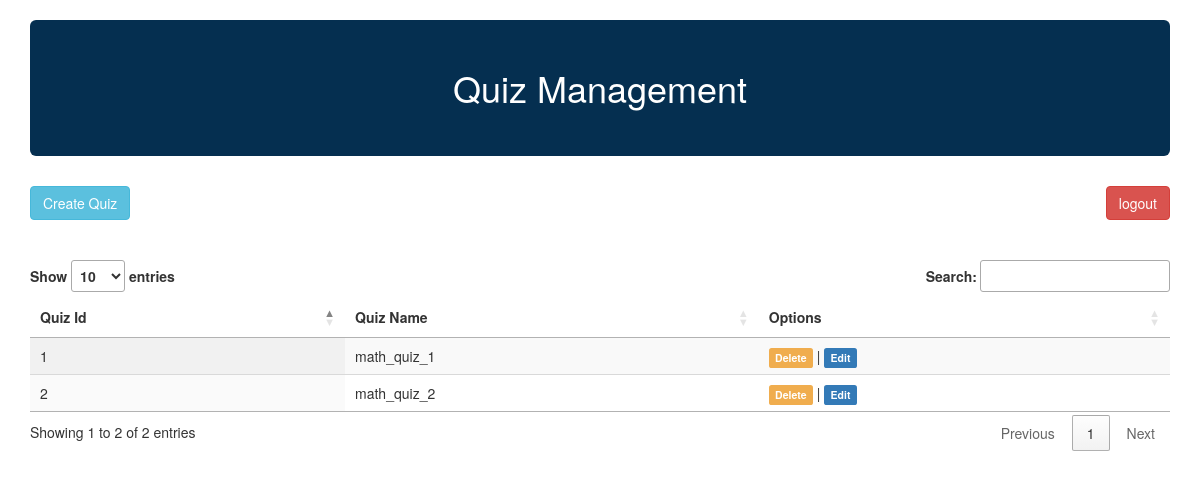
The page /quiz_management (signed in) on the database its author committed.
### app.py (models this page shows, shortened)
class Quiz(db.Model):
    id = db.Column(db.Integer, primary_key=True)
    name = db.Column(db.String(80), nullable=False, unique=True)
    teacher_id = db.Column(db.Integer, db.ForeignKey('teacher.id'),
                           nullable=False)

### app.py (the view, shortened to what this page needs)
@app.route("/quiz_management", methods=['POST', 'GET'])
@app.route("/quiz_management/<string:username>", methods=['POST', 'GET'])
@app.route("/quiz_management/<int:quiz_id>", methods=['POST', 'GET'])
def quiz_management(username=None, quiz_id=None):
    if username is None and quiz_id is None:
        quiz_id = session['id']
        quizes = Quiz.query.filter_by(teacher_id=quiz_id)
        quiz_details = list()
        for quiz in quizes:
            quiz_details.append({'quiz_id': quiz.id, 'name': quiz.name})
        return render_template("quiz_management.html", quiz_details=quiz_details)

### templates/quiz_management.html (shortened to what this page needs)
<!DOCTYPE html>
<html lang="en">
   <head>
      <link rel="stylesheet" href="https://maxcdn.bootstrapcdn.com/bootstrap/3.3.7/css/bootstrap.min.css">
      <link rel="stylesheet" href="//cdn.datatables.net/1.10.19/css/jquery.dataTables.min.css">
      <link rel="stylesheet" href="https://code.jquery.com/ui/1.12.1/themes/base/jquery-ui.css">
      <link rel="stylesheet" href="https://cdn.datatables.net/1.10.19/css/dataTables.jqueryui.min.css">
   </head>
   <body class="container">
      <h1 class="jumbotron text-center" style="background-color: #052f50;color:white;">Quiz Management</h1>
      <form action="/logout" method="POST" >
         <input type="submit" value="logout" class="btn btn-danger" style="float: right;">
         <div class="btn-group">
            <a href = "/create_quiz" class="btn btn-info"> Create Quiz</a>
         </div>
      </form>
      <br><br>
      <table class="display" id="quiz_table">
         <thead>
            <tr>
               <th>Quiz Id</th>
               <th>Quiz Name</th>
               <th>Options</th>
            </tr>
         </thead>
         <tbody>
            {% for detail in quiz_details %}
            <tr>
               <td>{{ detail.quiz_id }}</td>
               <td>{{ detail.name }}</td>
               <td><a href='/delete_quiz/{{detail.quiz_id}}' class="label label-warning">Delete</a> |
                  <a href='/edit_quiz/{{detail.quiz_id}}' class="label label-primary">Edit</a>
               </td>
            </tr>
            {% endfor %}
         </tbody>
      </table>
   </body>
</html>

### templates/quiz_management.html (style rules this page uses)
.jumbotron { background-color: #238bdc; color:black; }

### rows shown on the page
Quiz: quiz_id "1", name "math_quiz_1"
Quiz: quiz_id "2", name "math_quiz_2"
